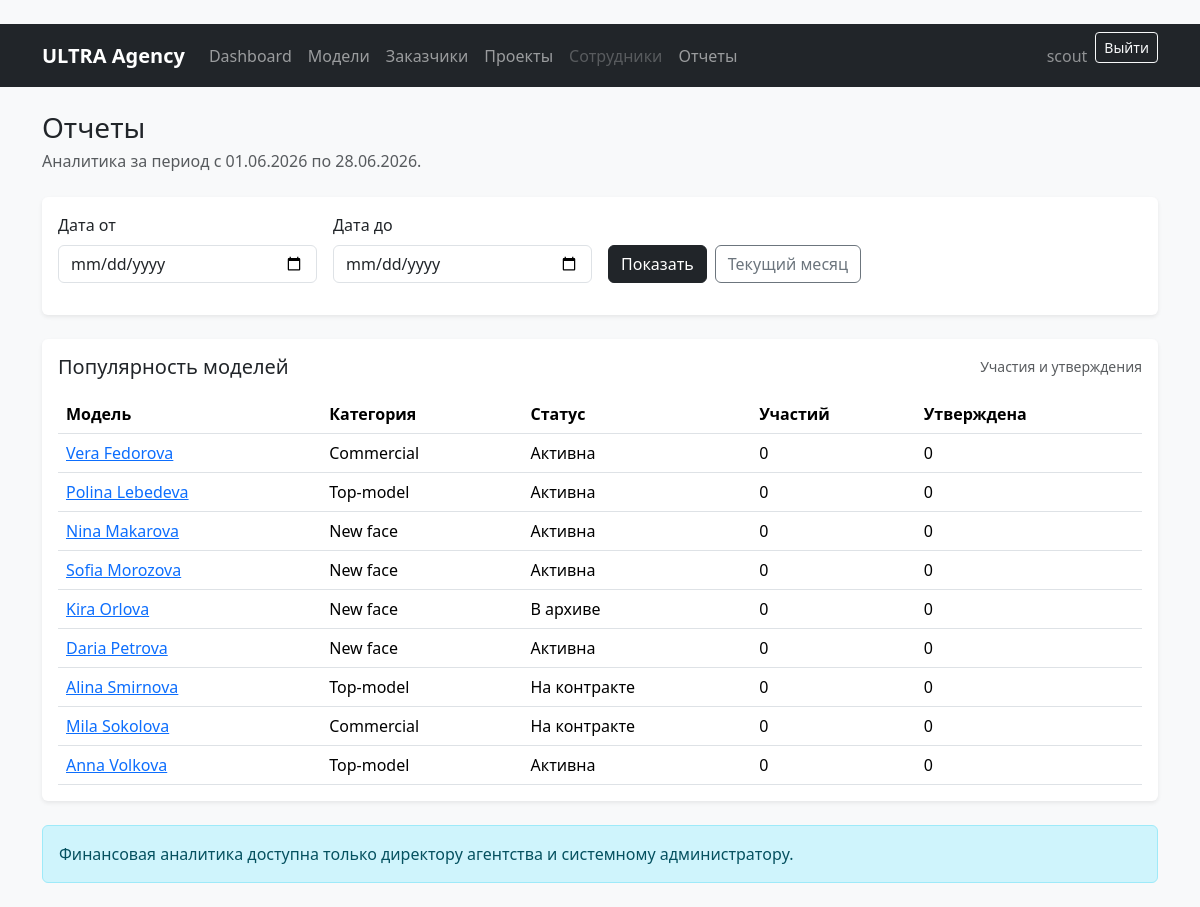
Before: /reports/ (signed in) with the older database file.
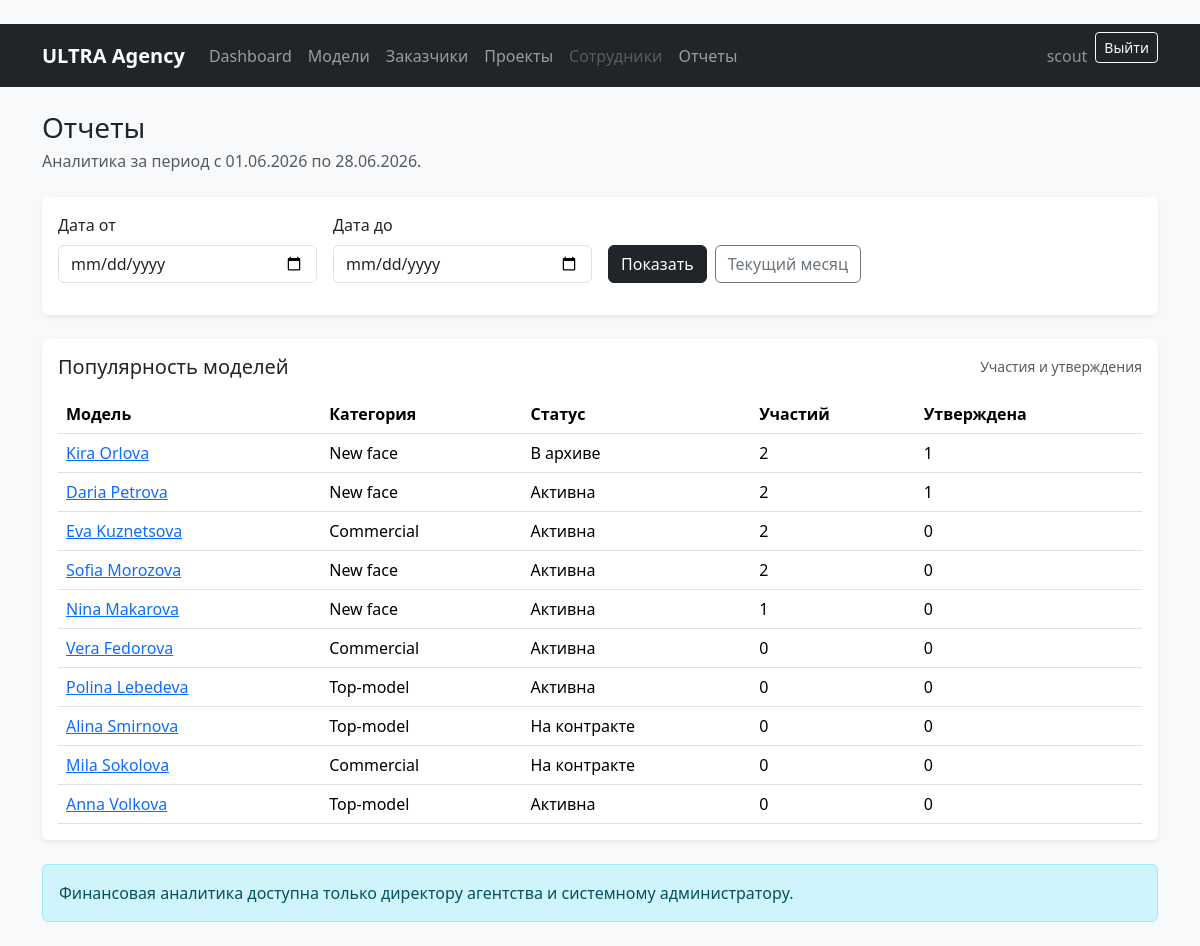
After: the same page with the newer database file.
### models_app/models.py (models this page shows)
class ModelCard(models.Model):
    class Category(models.TextChoices):
        TOP = 'top', 'Top-model'
        NEW_FACE = 'new_face', 'New face'
        COMMERCIAL = 'commercial', 'Commercial'
    class Status(models.TextChoices):
        ACTIVE = 'active', 'Активна'
        ARCHIVED = 'archived', 'В архиве'
        ON_CONTRACT = 'on_contract', 'На контракте'
    first_name = models.CharField('Имя', max_length=100)
    last_name = models.CharField('Фамилия', max_length=100)
    birth_date = models.DateField('Дата рождения', null=True, blank=True)
    phone = models.CharField('Телефон', max_length=30)
    email = models.EmailField('Email', blank=True)
    city = models.CharField('Город', max_length=100)
    height = models.PositiveSmallIntegerField('Рост, см')
    bust = models.PositiveSmallIntegerField('Объем груди, см')
    waist = models.PositiveSmallIntegerField('Талия, см')
    hips = models.PositiveSmallIntegerField('Бедра, см')
    shoe_size = models.DecimalField(
        'Размер обуви',
        max_digits=4,
        decimal_places=1,
        null=True,
        blank=True,
    )
    hair_color = models.CharField('Цвет волос', max_length=50, blank=True)
    eye_color = models.CharField('Цвет глаз', max_length=50, blank=True)
    experience = models.TextField('Опыт работы / описание', blank=True)
    category = models.CharField(
        'Категория',
        max_length=20,
        choices=Category.choices,
        default=Category.NEW_FACE,
    )
    status = models.CharField(
        'Статус',
        max_length=20,
        choices=Status.choices,
        default=Status.ACTIVE,
    )
    created_at = models.DateTimeField('Дата добавления', auto_now_add=True)
    updated_at = models.DateTimeField('Дата обновления', auto_now=True)
    added_by = models.ForeignKey(
        settings.AUTH_USER_MODEL,
        on_delete=models.SET_NULL,
        null=True,
        blank=True,
        related_name='added_model_cards',
        verbose_name='Кем добавлена анкета',
    )
    main_photo = models.ImageField(
        'Главное фото',
        upload_to='models/main/',
        null=True,
        blank=True,
    )
    class Meta:
        verbose_name = 'Анкета модели'
        verbose_name_plural = 'Анкеты моделей'
        ordering = ['last_name', 'first_name']
    def __str__(self):
        return f'{self.first_name} {self.last_name}'

### reports/views.py (the view, shortened to what this page needs)
# urls.py: path('', ReportsView.as_view(), name='reports'),
class ReportsView(RoleRequiredMixin, TemplateView):
    template_name = 'reports/reports.html'
    allowed_roles = REPORT_LIMITED_ROLES
    def get_period_form(self):
        return ReportPeriodForm(self.request.GET or None)
    def get_context_data(self, **kwargs):
        context = super().get_context_data(**kwargs)
        form = self.get_period_form()
        if form.is_valid():
            date_from, date_to = self.get_period(form)
        else:
            today = timezone.localdate()
            date_from, date_to = today.replace(day=1), today
        can_view_finance = can_view_financial_reports(self.request.user)
        can_view_staff = can_view_staff_workload_reports(self.request.user)
        model_popularity = ModelCard.objects.annotate(
            participations_count=Count(
                'participations',
                filter=Q(
                    participations__project__start_date__gte=date_from,
                    participations__project__start_date__lte=date_to,
                ),
            ),
            approved_count=Count(
                'participations',
                filter=Q(
                    participations__status=Participation.Status.APPROVED,
                    participations__project__start_date__gte=date_from,
                    participations__project__start_date__lte=date_to,
                ),
            ),
        ).order_by('-participations_count', '-approved_count', 'last_name', 'first_name')
        financial_report = None
        staff_workload = None
        context.update(
            {
                'form': form,
                'date_from': date_from,
                'date_to': date_to,
                'model_popularity': model_popularity,
                'financial_report': financial_report,
                'staff_workload': staff_workload,
                'can_view_finance': can_view_finance,
                'can_view_staff': can_view_staff,
            }
        )
        return context

### reports/forms.py (shortened to what this page needs)
class ReportPeriodForm(forms.Form):
    date_from = forms.DateField(
        label='Дата от',
        required=False,
        widget=forms.DateInput(attrs={'type': 'date'}),
    )
    date_to = forms.DateField(
        label='Дата до',
        required=False,
        widget=forms.DateInput(attrs={'type': 'date'}),
    )
    def __init__(self, *args, **kwargs):
        super().__init__(*args, **kwargs)
        today = timezone.localdate()
        first_day = today.replace(day=1)
        self.fields['date_from'].initial = first_day
        self.fields['date_to'].initial = today
        apply_bootstrap_styles(self)

### core/form_utils.py (called while the page is built)
def apply_bootstrap_styles(form):
    for field in form.fields.values():
        widget = field.widget
        if isinstance(widget, forms.HiddenInput):
            continue
        if isinstance(widget, (forms.CheckboxInput, forms.CheckboxSelectMultiple)):
            css_class = 'form-check-input'
        elif isinstance(widget, forms.Select):
            css_class = 'form-select'
        elif isinstance(widget, forms.ClearableFileInput):
            css_class = 'form-control'
        else:
            css_class = BOOTSTRAP_CLASS
        existing = widget.attrs.get('class', '')
        widget.attrs['class'] = f'{existing} {css_class}'.strip()

### core/mixins.py (called while the page is built)
    def test_func(self):
        return user_has_any_role(self.request.user, self.allowed_roles)

### core/permissions.py (called while the page is built)
def get_user_role(user):
    if not user.is_authenticated or not user.is_active:
        return None
    if user.is_superuser:
        return ROLE_ADMIN
    try:
        profile = user.employee_profile
    except EmployeeProfile.DoesNotExist:
        return None
    if not profile.is_active:
        return None
    return profile.role

def user_has_any_role(user, roles):
    role = get_user_role(user)
    return role in roles

def can_view_financial_reports(user):
    return user_has_any_role(user, FINANCIAL_REPORT_ROLES)

def can_view_staff_workload_reports(user):
    return user_has_any_role(user, (ROLE_DIRECTOR, ROLE_BOOKER, ROLE_ADMIN))

### templates/reports/reports.html (shortened to what this page needs)
{% extends 'base.html' %}
{% block content %}
<div class="d-flex flex-column flex-md-row justify-content-between gap-3 mb-4">
    <div>
        <h1 class="h3 mb-1">Отчеты</h1>
        <p class="text-muted mb-0">Аналитика за период с {{ date_from|date:'d.m.Y' }} по {{ date_to|date:'d.m.Y' }}.</p>
    </div>
</div>
<div class="card border-0 shadow-sm mb-4">
    <div class="card-body">
        <form method="get" class="row g-3">
            {% for field in form %}
                <div class="col-md-3">
                    <label class="form-label" for="{{ field.id_for_label }}">{{ field.label }}</label>
                    {{ field }}
                </div>
            {% endfor %}
            <div class="col-md-6 d-flex align-items-end gap-2">
                <button class="btn btn-dark" type="submit">Показать</button>
                <a class="btn btn-outline-secondary" href="{% url 'reports:reports' %}">Текущий месяц</a>
            </div>
        </form>
    </div>
</div>
<div class="card border-0 shadow-sm mb-4">
    <div class="card-body">
        <div class="d-flex justify-content-between align-items-center mb-3">
            <h2 class="h5 mb-0">Популярность моделей</h2>
            <span class="text-muted small">Участия и утверждения</span>
        </div>
        <div class="table-responsive">
            <table class="table align-middle mb-0">
                <thead>
                <tr>
                    <th>Модель</th>
                    <th>Категория</th>
                    <th>Статус</th>
                    <th>Участий</th>
                    <th>Утверждена</th>
                </tr>
                </thead>
                <tbody>
                {% for model_card in model_popularity %}
                    <tr>
                        <td><a href="{% url 'models_app:model_detail' model_card.pk %}">{{ model_card }}</a></td>
                        <td>{{ model_card.get_category_display }}</td>
                        <td>{{ model_card.get_status_display }}</td>
                        <td>{{ model_card.participations_count }}</td>
                        <td>{{ model_card.approved_count }}</td>
                    </tr>
                {% empty %}
                    <tr>
                        <td colspan="5" class="text-muted">Модели пока не добавлены.</td>
                    </tr>
                {% endfor %}
                </tbody>
            </table>
        </div>
    </div>
</div>
{% if not can_view_finance %}
    <div class="alert alert-info mt-4 mb-0">
        Финансовая аналитика доступна только директору агентства и системному администратору.
    </div>
{% endif %}
{% endblock %}

### templates/base.html (shortened to what this page needs)
﻿{% load static %}
<!doctype html>
<html lang="ru">
<head>
    <link href="https://cdn.jsdelivr.net/npm/bootstrap@5.3.3/dist/css/bootstrap.min.css" rel="stylesheet">
</head>
<body class="bg-light">
<nav class="navbar navbar-expand-lg navbar-dark bg-dark">
    <div class="container">
        <a class="navbar-brand fw-semibold" href="{% url 'dashboard' %}">ULTRA Agency</a>
        <div class="collapse navbar-collapse" id="mainNavbar">
            <ul class="navbar-nav me-auto mb-2 mb-lg-0">
                <li class="nav-item">
                    <a class="nav-link" href="{% url 'dashboard' %}">Dashboard</a>
                </li>
                <li class="nav-item">
                    <a class="nav-link" href="{% url 'models_app:model_list' %}">Модели</a>
                </li>
                <li class="nav-item">
                    <a class="nav-link" href="{% url 'clients:client_list' %}">Заказчики</a>
                </li>
                <li class="nav-item">
                    <a class="nav-link" href="{% url 'projects:project_list' %}">Проекты</a>
                </li>
                <li class="nav-item">
                    {% if user.is_superuser or user.employee_profile.role == 'director' or user.employee_profile.role == 'admin' %}
                        <a class="nav-link" href="{% url 'employees:employee_list' %}">Сотрудники</a>
                    {% else %}
                        <a class="nav-link disabled" href="#">Сотрудники</a>
                    {% endif %}
                </li>
                <li class="nav-item">
                    <a class="nav-link" href="{% url 'reports:reports' %}">Отчеты</a>
                </li>
            </ul>
            <div class="d-flex align-items-center gap-2">
                {% if user.is_authenticated %}
                    <span class="navbar-text text-white-50">{{ user.get_username }}</span>
                    <form method="post" action="{% url 'logout' %}">
                        <button class="btn btn-outline-light btn-sm" type="submit">Выйти</button>
                    </form>
                {% else %}
                    <a class="btn btn-outline-light btn-sm" href="{% url 'login' %}">Войти</a>
                {% endif %}
            </div>
        </div>
    </div>
</nav>
<main class="container py-4">
    {% block content %}{% endblock %}
</main>
</body>
</html>

Changed rows visible on the page:
changed ModelCard "Kira Orlova": participations_count "0" → "2"; approved_count "0" → "1"; moves up the list
changed ModelCard "Daria Petrova": participations_count "0" → "2"; approved_count "0" → "1"; moves up the list
added ModelCard: first_name+last_name "Eva Kuznetsova", category "Commercial", status "Активна", participations_count "2", approved_count "0"
changed ModelCard "Sofia Morozova": participations_count "0" → "2"; moves up the list
changed ModelCard "Nina Makarova": participations_count "0" → "1"; moves down the list
